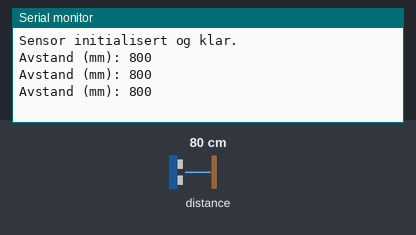
The sketch below on a simulated ESP32-S3. Parts: the last lines printed to the serial monitor. Inputs (shaded band) come from the test bench; at power-on: distance to the obstacle 80 cm.

Above: at 1.3 s.
1.4 s: distance to the obstacle set to 250 cm
At 2.1 s:
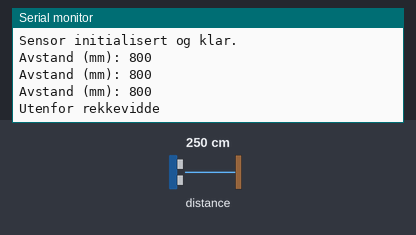
3.6 s: distance to the obstacle set to 2 cm
At 4.2 s:
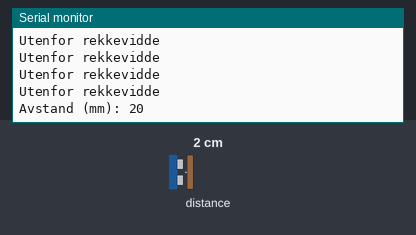

The sketch:

distance.reading.ino
```cpp
#include <Adafruit_VL53L0X.h>
#include <Wire.h>

// Opprett et objekt for Adafruit VL53L0X
Adafruit_VL53L0X sensor = Adafruit_VL53L0X();

void setup() {
  Serial.begin(115200);

  // Start I2C på spesifikke pinner for ESP32-S3 (tilpass om nødvendig)
  Wire.begin(9, 10); // Bruk GPIO8 som SDA og GPIO7 som SCL, eller bruk de pinnene som fungerer for deg

  // Initialiser sensoren og sjekk tilkoblingen
  if (!sensor.begin()) {
    Serial.println("Klarte ikke å starte VL53L0X!");
    while (1); // Stopper hvis sensoren ikke kan initialiseres
  }

  Serial.println("Sensor initialisert og klar.");
}

void loop() {
  VL53L0X_RangingMeasurementData_t measure;

  // Utfør en enkel måling
  sensor.rangingTest(&measure, false);

  // Sjekk om målingen er gyldig
  if (measure.RangeStatus != 4) { // 4 indikerer ugyldig måling
    Serial.print("Avstand (mm): ");
    Serial.println(measure.RangeMilliMeter);
  } else {
    Serial.println("Utenfor rekkevidde");
  }

  delay(500); // Vent litt før neste måling
}
```

Measured:
- after the input at 1.4 s, the serial monitor: prints a new line after 0.23 s (image 1)
- after the input at 3.6 s, the serial monitor: prints a new line after 0.17 s (image 2)
